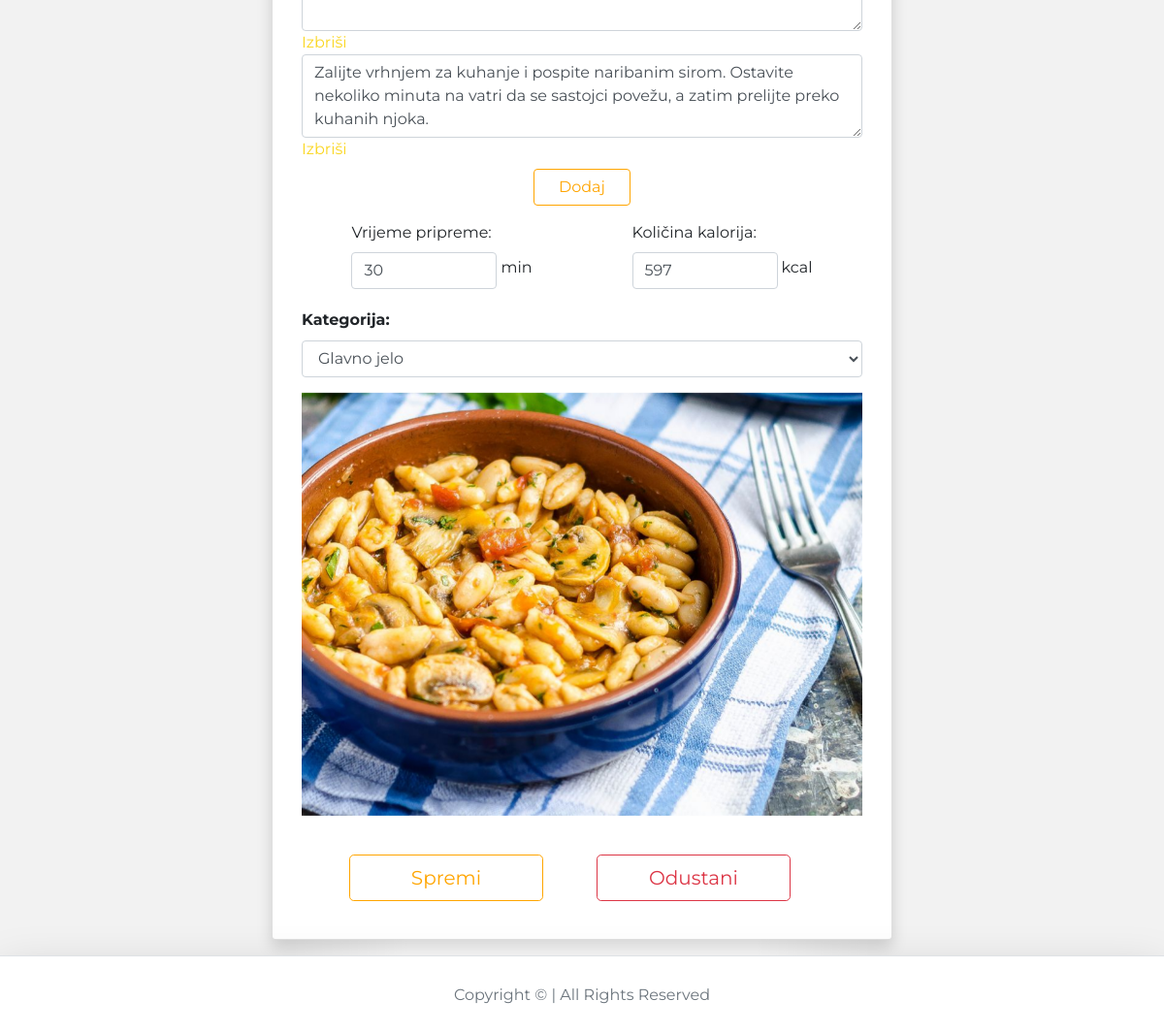
The page /blog/admin-njoki-u-umaku-od-sampinjona/edit (signed in, lower part) on the database as committed earlier.
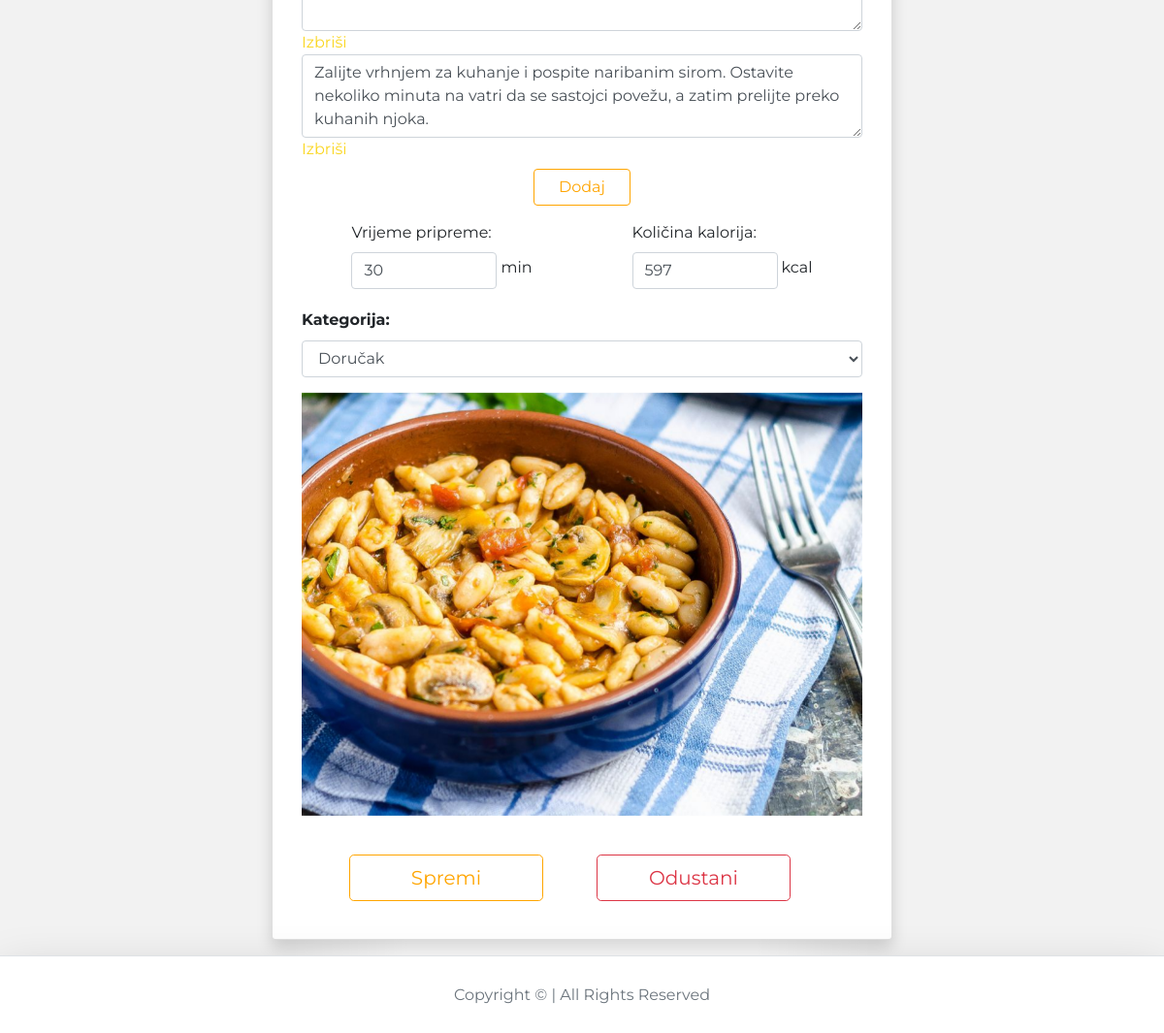
The same page on the database as committed later.
### blog/models.py (models this page shows, shortened)
class BlogPost(models.Model):
    title           = models.CharField(max_length=50, null=False, blank=False)
    body            = models.TextField(max_length=500, null=False, blank=False)
    image           = models.ImageField(upload_to=upload_location, null=False, blank=False)
    date_published  = models.DateTimeField(auto_now_add=True, verbose_name="date published")
    date_updated    = models.DateTimeField(auto_now=True, verbose_name="date updated")
    author          = models.ForeignKey(settings.AUTH_USER_MODEL, on_delete=models.CASCADE)
    category        = models.IntegerField(verbose_name="Kategorija", choices=CATEGORY_CHOICES, default=0)
    slug            = models.SlugField(blank=True, unique=True)
    time            = models.IntegerField(null=True, blank=True)
    calories        = models.IntegerField(null=True, blank=True)
    favorite        = models.ManyToManyField("account.Account", related_name="favorite", blank=True)
    ingredient_0    = models.CharField(max_length=100, null=True, blank=True)
    ingredient_1    = models.CharField(max_length=100, null=True, blank=True)
    ingredient_2    = models.CharField(max_length=100, null=True, blank=True)
    ingredient_3    = models.CharField(max_length=100, null=True, blank=True)
    ingredient_4    = models.CharField(max_length=100, null=True, blank=True)
    ingredient_5    = models.CharField(max_length=100, null=True, blank=True)
    ingredient_6    = models.CharField(max_length=100, null=True, blank=True)
    ingredient_7    = models.CharField(max_length=100, null=True, blank=True)
    ingredient_8    = models.CharField(max_length=100, null=True, blank=True)
    ingredient_9    = models.CharField(max_length=100, null=True, blank=True)
    ingredient_10    = models.CharField(max_length=100, null=True, blank=True)
    ingredient_11    = models.CharField(max_length=100, null=True, blank=True)
    ingredient_12    = models.CharField(max_length=100, null=True, blank=True)
    ingredient_13    = models.CharField(max_length=100, null=True, blank=True)
    ingredient_14    = models.CharField(max_length=100, null=True, blank=True)
    ingredient_15    = models.CharField(max_length=100, null=True, blank=True)
    ingredient_16    = models.CharField(max_length=100, null=True, blank=True)
    ingredient_17    = models.CharField(max_length=100, null=True, blank=True)
    ingredient_18    = models.CharField(max_length=100, null=True, blank=True)
    ingredient_19    = models.CharField(max_length=100, null=True, blank=True)
    step_0    = models.CharField(max_length=500, null=True, blank=True)
    step_1    = models.CharField(max_length=500, null=True, blank=True)
    step_2    = models.CharField(max_length=500, null=True, blank=True)
    step_3    = models.CharField(max_length=500, null=True, blank=True)
    step_4    = models.CharField(max_length=500, null=True, blank=True)
    step_5    = models.CharField(max_length=500, null=True, blank=True)
    step_6    = models.CharField(max_length=500, null=True, blank=True)
    step_7    = models.CharField(max_length=500, null=True, blank=True)
    step_8    = models.CharField(max_length=500, null=True, blank=True)
    step_9    = models.CharField(max_length=500, null=True, blank=True)
    step_10    = models.CharField(max_length=500, null=True, blank=True)
    step_11    = models.CharField(max_length=500, null=True, blank=True)
    step_12    = models.CharField(max_length=500, null=True, blank=True)
    step_13    = models.CharField(max_length=500, null=True, blank=True)
    step_14    = models.CharField(max_length=500, null=True, blank=True)
    step_15    = models.CharField(max_length=500, null=True, blank=True)
    step_16    = models.CharField(max_length=500, null=True, blank=True)
    step_17    = models.CharField(max_length=500, null=True, blank=True)
    step_18    = models.CharField(max_length=500, null=True, blank=True)
    step_19    = models.CharField(max_length=500, null=True, blank=True)

### blog/views.py (the view, shortened to what this page needs)
# urls.py: path('<slug>/edit', edit_blog_view, name="edit"),
def edit_blog_view(request, slug):
    context = {}
    user = request.user
    if not user.is_authenticated:
        return redirect("must_authenticate")
    blog_post = get_object_or_404(BlogPost, slug=slug)
    if blog_post.author != user:
        return HttpResponse("Niste autor ove objave.")
    form = UpdateBlogPostForm(
        initial = {
            "title": blog_post.title,
            "body": blog_post.body,
            "category": blog_post.category,
            "get_category_display": blog_post.get_category_display,
            "image": blog_post.image,
            "time": blog_post.time,
            "calories": blog_post.calories,
            "ingredient_0": blog_post.ingredient_0,
            "ingredient_1": blog_post.ingredient_1,
            "ingredient_2": blog_post.ingredient_2,
            "ingredient_3": blog_post.ingredient_3,
            "ingredient_4": blog_post.ingredient_4,
            "ingredient_5": blog_post.ingredient_5,
            "ingredient_6": blog_post.ingredient_6,
            "ingredient_7": blog_post.ingredient_7,
            "ingredient_8": blog_post.ingredient_8,
            "ingredient_9": blog_post.ingredient_9,
            "ingredient_10": blog_post.ingredient_10,
            "ingredient_11": blog_post.ingredient_11,
            "ingredient_12": blog_post.ingredient_12,
            "ingredient_13": blog_post.ingredient_13,
            "ingredient_14": blog_post.ingredient_14,
            "ingredient_15": blog_post.ingredient_15,
            "ingredient_16": blog_post.ingredient_16,
            "ingredient_17": blog_post.ingredient_17,
            "ingredient_18": blog_post.ingredient_18,
            "ingredient_19": blog_post.ingredient_19,
            "step_0": blog_post.step_0,
            "step_1": blog_post.step_1,
            "step_2": blog_post.step_2,
            "step_3": blog_post.step_3,
            "step_4": blog_post.step_4,
            "step_5": blog_post.step_5,
            "step_6": blog_post.step_6,
            "step_7": blog_post.step_7,
            "step_8": blog_post.step_8,
            "step_9": blog_post.step_9,
            "step_10": blog_post.step_10,
            "step_11": blog_post.step_11,
            "step_12": blog_post.step_12,
            "step_13": blog_post.step_13,
            "step_14": blog_post.step_14,
            "step_15": blog_post.step_15,
            "step_16": blog_post.step_16,
            "step_17": blog_post.step_17,
            "step_18": blog_post.step_18,
            "step_19": blog_post.step_19,
        }
    )
    context['form'] = form
    return render(request, 'blog/edit_blog.html', context)

### blog/templates/blog/edit_blog.html (shortened to what this page needs)
{% extends 'index.html' %}
{% block content %}
<div class="container">
	<div class="row pt-4">
		<div class="col-lg-8 offset-lg-2 card shadow mb-3">
			<form class="create-form" method="post" enctype="multipart/form-data">{% csrf_token %}
				<div class="form-group">
                    <div class="input_fields_wrap_step">
						{% if form.initial.step_3 %}
						<div>
                            <textarea type="text" rows="3" class="form-control broj-step" maxlength="300" name="step_3">{{form.initial.step_3}}</textarea>
							<a href="#" class="remove_field">Izbriši</a>
                        </div>
						{% endif %}
						{% if form.initial.step_4 %}
						<div>
                            <textarea type="text" rows="3" class="form-control broj-step" maxlength="300" name="step_4">{{form.initial.step_4}}</textarea>
							<a href="#" class="remove_field">Izbriši</a>
                        </div>
						{% endif %}
                    </div>
                    <div class="mt-2">
                        <button class="m-auto btn btn-outline-primary btn-block add-button add_field_button_step">Dodaj</button>
                    </div>
                </div>
                <div class="row m-auto pb-3">
                    <div class="form-group m-auto">
                        <label for="id_time">Vrijeme pripreme:</label>
                        <div class="row m-auto">
                            <input class="form-control sirina" type="number" min="0" name="time" id="id_time" placeholder="Vrijeme" value="{{form.initial.time}}" required>
                            <p class="mt-1 ml-1">min</p>
                        </div>
                    </div>
                    <div class="form-group m-auto">
                        <label for="id_calories">Količina kalorija:</label>
                        <div class="row m-auto">
                            <input class="form-control sirina" type="number" min="0" name="calories" id="id_calories" placeholder="Kalorije" value="{{form.initial.calories}}" required>
                            <p class="mt-1 ml-1">kcal</p>
                        </div>
                    </div>
                </div>
                <div class="form-group">
					<h6 class="card-title">Kategorija:</h3>
                    <select class="form-select form-select-lg form-control" id="inputCategory" name="category" required>
                        <option value="{{form.initial.category}}"selected>{{form.initial.get_category_display}}</option>
                    </select>
                </div>
				<div class="form-group image-group" id="id_image_group">
				</div>
				<div class="row p-4">
					<div class="col m-auto">
						<button class="submit-button btn btn-lg btn-outline-primary btn-block m-auto" type="submit">Spremi</button>
					</div>
					<div class="col m-auto">
						<a href="javascript:window.history.back()" class="submit-button btn btn-lg btn-outline-danger btn-block">Odustani</a>
					</div>
				</div>
			</form>
		</div>
	</div>
</div>
{% endblock content %}

Rows that differ between the two databases and show on the page:
changed BlogPost: category "Glavno jelo" → "Doručak"
